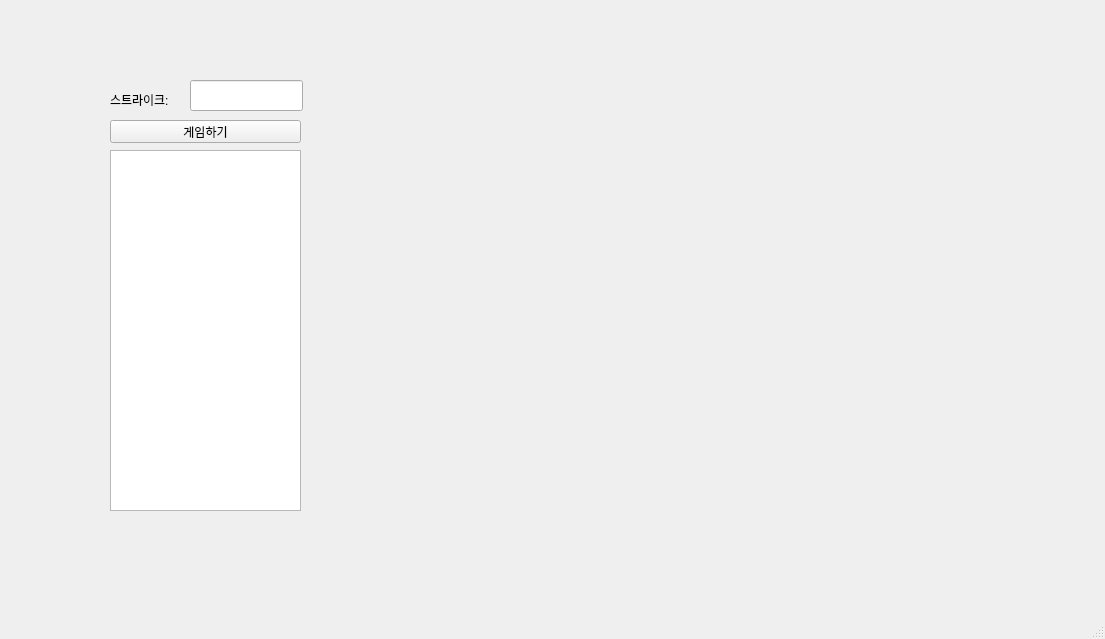
<?xml version="1.0" encoding="UTF-8"?>
<ui version="4.0">
 <class>MainWindow</class>
 <widget class="QMainWindow" name="MainWindow">
  <property name="geometry">
   <rect>
    <x>0</x>
    <y>0</y>
    <width>1105</width>
    <height>639</height>
   </rect>
  </property>
  <property name="windowTitle">
   <string>MainWindow</string>
  </property>
  <widget class="QWidget" name="centralwidget">
   <widget class="QLabel" name="lbl">
    <property name="geometry">
     <rect>
      <x>110</x>
      <y>90</y>
      <width>81</width>
      <height>20</height>
     </rect>
    </property>
    <property name="text">
     <string>스트라이크:</string>
    </property>
   </widget>
   <widget class="QLineEdit" name="le">
    <property name="geometry">
     <rect>
      <x>190</x>
      <y>80</y>
      <width>113</width>
      <height>31</height>
     </rect>
    </property>
   </widget>
   <widget class="QPushButton" name="pb">
    <property name="geometry">
     <rect>
      <x>110</x>
      <y>120</y>
      <width>191</width>
      <height>23</height>
     </rect>
    </property>
    <property name="text">
     <string>게임하기</string>
    </property>
   </widget>
   <widget class="QTextEdit" name="te">
    <property name="geometry">
     <rect>
      <x>110</x>
      <y>150</y>
      <width>191</width>
      <height>361</height>
     </rect>
    </property>
   </widget>
  </widget>
  <widget class="QMenuBar" name="menubar">
   <property name="geometry">
    <rect>
     <x>0</x>
     <y>0</y>
     <width>1105</width>
     <height>21</height>
    </rect>
   </property>
  </widget>
  <widget class="QStatusBar" name="statusbar"/>
 </widget>
 <resources/>
 <connections/>
</ui>
